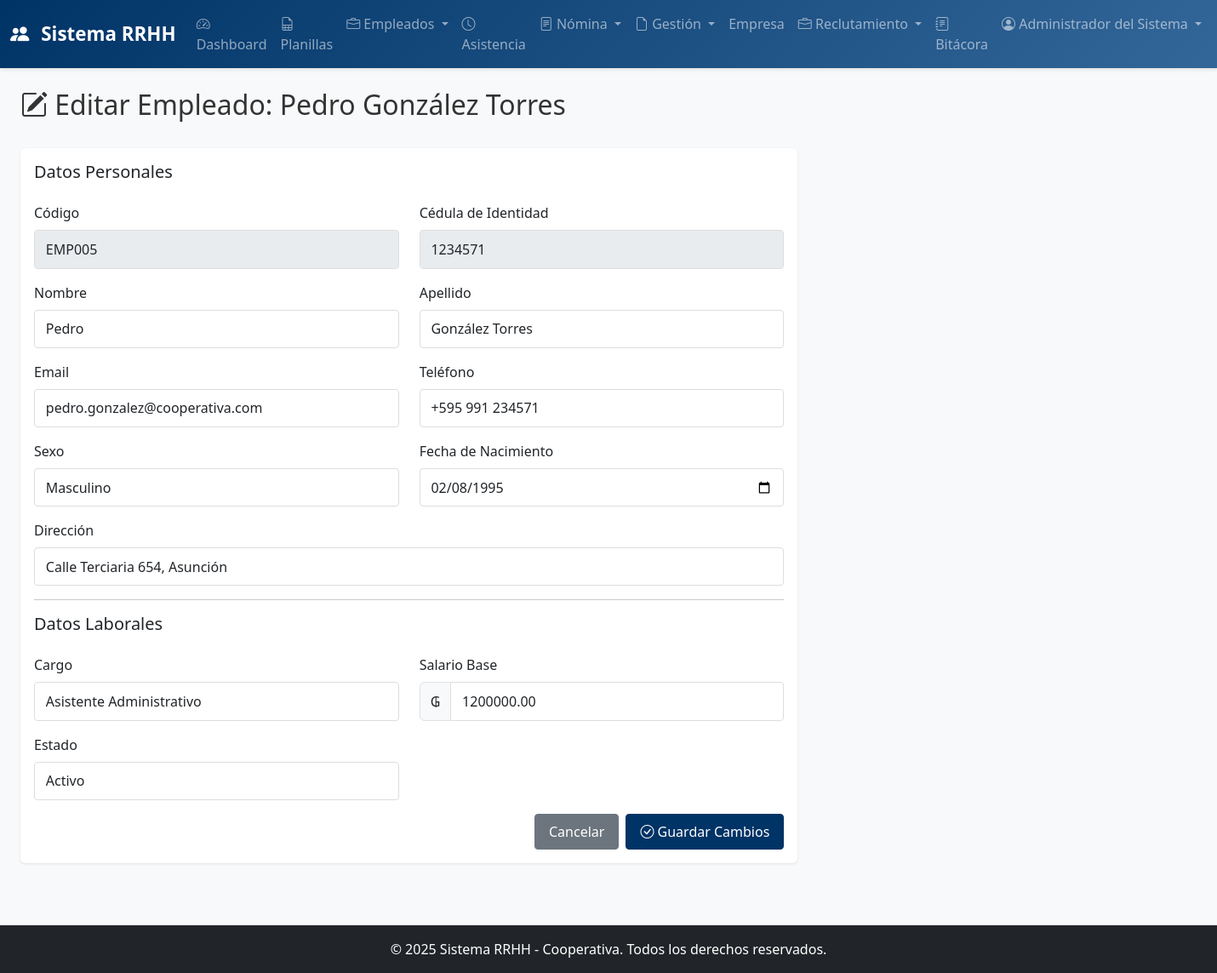
The app's page /rrhh/empleados/5/editar (signed in) with its own data.
### app/models.py (models this page shows, shortened)
class Usuario(UserMixin, db.Model):
    __tablename__ = 'usuarios'
    id = db.Column(db.Integer, primary_key=True)
    nombre_usuario = db.Column(db.String(80), unique=True, nullable=False)
    email = db.Column(db.String(120), unique=True, nullable=False)
    password_hash = db.Column(db.String(255), nullable=False)
    nombre_completo = db.Column(db.String(120), nullable=False)
    rol = db.Column(db.Enum(RoleEnum), default=RoleEnum.ASISTENTE_RRHH, nullable=False)
    activo = db.Column(db.Boolean, default=True)
    fecha_creacion = db.Column(db.DateTime, default=datetime.utcnow)
    ultimo_login = db.Column(db.DateTime)
    bitacoras = db.relationship('Bitacora', backref='usuario', lazy=True, cascade='all, delete-orphan')

class Empleado(db.Model):
    __tablename__ = 'empleados'
    id = db.Column(db.Integer, primary_key=True)
    codigo = db.Column(db.String(20), unique=True, nullable=False, index=True)
    nombre = db.Column(db.String(80), nullable=False)
    apellido = db.Column(db.String(80), nullable=False)
    ci = db.Column(db.String(20), unique=True, nullable=False)
    email = db.Column(db.String(120), unique=True)
    telefono = db.Column(db.String(20))
    cargo_id = db.Column(db.Integer, db.ForeignKey('cargos.id'), nullable=False)
    salario_base = db.Column(db.Numeric(12, 2), nullable=False)
    fecha_ingreso = db.Column(db.Date, nullable=False)
    fecha_retiro = db.Column(db.Date)
    estado = db.Column(db.Enum(EstadoEmpleadoEnum), default=EstadoEmpleadoEnum.ACTIVO)
    fecha_nacimiento = db.Column(db.Date)
    sexo = db.Column(db.String(1))  # M/F
    direccion = db.Column(db.String(255))
    fecha_creacion = db.Column(db.DateTime, default=datetime.utcnow)
    fecha_actualizacion = db.Column(db.DateTime, default=datetime.utcnow, onupdate=datetime.utcnow)
    asistencias = db.relationship('Asistencia', backref='empleado', lazy=True, cascade='all, delete-orphan')
    asistencia_eventos = db.relationship('AsistenciaEvento', backref='empleado', lazy=True, cascade='all, delete-orphan')
    permisos = db.relationship('Permiso', backref='empleado', lazy=True, cascade='all, delete-orphan')
    sanciones = db.relationship('Sancion', backref='empleado', lazy=True, cascade='all, delete-orphan')
    contratos = db.relationship('Contrato', backref='empleado', lazy=True, cascade='all, delete-orphan')
    ingresos_extras = db.relationship('IngresoExtra', backref='empleado', lazy=True, cascade='all, delete-orphan')
    descuentos = db.relationship('Descuento', backref='empleado', lazy=True, cascade='all, delete-orphan')
    liquidaciones = db.relationship('Liquidacion', backref='empleado', lazy=True, cascade='all, delete-orphan')
    vacaciones = db.relationship('Vacacion', backref='empleado', lazy=True, cascade='all, delete-orphan')
    anticipos = db.relationship('Anticipo', backref='empleado', lazy=True, cascade='all, delete-orphan')
    @property
    def nombre_completo(self):
        return f'{self.nombre} {self.apellido}'

class Cargo(db.Model):
    __tablename__ = 'cargos'
    id = db.Column(db.Integer, primary_key=True)
    nombre = db.Column(db.String(120), unique=True, nullable=False)
    descripcion = db.Column(db.Text)
    salario_base = db.Column(db.Numeric(12, 2), nullable=False)
    fecha_creacion = db.Column(db.DateTime, default=datetime.utcnow)
    empleados = db.relationship('Empleado', backref='cargo', lazy=True)

### app/routes/rrhh.py (the view, shortened to what this page needs)
@rrhh_bp.route('/empleados/<int:empleado_id>/editar', methods=['GET', 'POST'])
@login_required
@role_required(RoleEnum.RRHH)
def editar_empleado(empleado_id):
    empleado = Empleado.query.get_or_404(empleado_id)
    cargos = Cargo.query.all()
    return render_template('rrhh/editar_empleado.html', empleado=empleado, cargos=cargos)

### app/routes/rrhh.py (called while the page is built)
def role_required(*roles):
    def decorator(f):
        @wraps(f)
        def decorated_function(*args, **kwargs):
            if current_user.rol not in roles:
                flash('No tienes permiso para acceder a este módulo', 'danger')
                return redirect(url_for('main.dashboard'))
            return f(*args, **kwargs)
        return decorated_function
    return decorator

### app/templates/rrhh/editar_empleado.html (shortened to what this page needs)
{% extends "base.html" %}
{% block content %}
<div class="container-fluid">
    <div class="row mb-4">
        <div class="col-md-12">
            <h2><i class="bi bi-pencil-square"></i> Editar Empleado: {{ empleado.nombre_completo }}</h2>
        </div>
    </div>
    <div class="row">
        <div class="col-md-8">
            <div class="card">
                <div class="card-body">
                    <form method="POST" action="{{ url_for('rrhh.editar_empleado', empleado_id=empleado.id) }}">
                        <h5 class="card-title mb-4">Datos Personales</h5>
                        <div class="row mb-3">
                            <div class="col-md-6">
                                <label for="codigo" class="form-label">Código</label>
                                <input type="text" class="form-control" id="codigo" value="{{ empleado.codigo }}" disabled>
                            </div>
                            <div class="col-md-6">
                                <label for="ci" class="form-label">Cédula de Identidad</label>
                                <input type="text" class="form-control" id="ci" value="{{ empleado.ci }}" disabled>
                            </div>
                        </div>
                        <div class="row mb-3">
                            <div class="col-md-6">
                                <label for="nombre" class="form-label">Nombre</label>
                                <input type="text" class="form-control" id="nombre" name="nombre" value="{{ empleado.nombre }}" required>
                            </div>
                            <div class="col-md-6">
                                <label for="apellido" class="form-label">Apellido</label>
                                <input type="text" class="form-control" id="apellido" name="apellido" value="{{ empleado.apellido }}" required>
                            </div>
                        </div>
                        <div class="row mb-3">
                            <div class="col-md-6">
                                <label for="email" class="form-label">Email</label>
                                <input type="email" class="form-control" id="email" name="email" value="{{ empleado.email or '' }}">
                            </div>
                            <div class="col-md-6">
                                <label for="telefono" class="form-label">Teléfono</label>
                                <input type="text" class="form-control" id="telefono" name="telefono" value="{{ empleado.telefono or '' }}">
                            </div>
                        </div>
                        <div class="row mb-3">
                            <div class="col-md-6">
                                <label for="sexo" class="form-label">Sexo</label>
                                <select class="form-control" id="sexo" name="sexo">
                                    <option value="M" {% if empleado.sexo == 'M' %}selected{% endif %}>Masculino</option>
                                </select>
                            </div>
                            <div class="col-md-6">
                                <label for="fecha_nacimiento" class="form-label">Fecha de Nacimiento</label>
                                <input type="date" class="form-control" id="fecha_nacimiento" name="fecha_nacimiento"
                                       value="{{ empleado.fecha_nacimiento and empleado.fecha_nacimiento.strftime('%Y-%m-%d') or '' }}">
                            </div>
                        </div>
                        <div class="mb-3">
                            <label for="direccion" class="form-label">Dirección</label>
                            <input type="text" class="form-control" id="direccion" name="direccion" value="{{ empleado.direccion or '' }}">
                        </div>
                        <hr>
                        <h5 class="card-title mb-4">Datos Laborales</h5>
                        <div class="row mb-3">
                            <div class="col-md-6">
                                <label for="cargo_id" class="form-label">Cargo</label>
                                <select class="form-control" id="cargo_id" name="cargo_id" required>
                                    {% for cargo in cargos %}
                                    <option value="{{ cargo.id }}" {% if cargo.id == empleado.cargo_id %}selected{% endif %}>{{ cargo.nombre }}</option>
                                    {% endfor %}
                                </select>
                            </div>
                            <div class="col-md-6">
                                <label for="salario_base" class="form-label">Salario Base</label>
                                <div class="input-group">
                                    <span class="input-group-text">₲</span>
                                    <input type="number" class="form-control" id="salario_base" name="salario_base" value="{{ empleado.salario_base }}" required step="0.01">
                                </div>
                            </div>
                        </div>
                        <div class="row mb-3">
                            <div class="col-md-6">
                                <label for="estado" class="form-label">Estado</label>
                                <select class="form-control" id="estado" name="estado" required>
                                    <option value="ACTIVO" {% if empleado.estado.name == 'ACTIVO' %}selected{% endif %}>Activo</option>
                                </select>
                            </div>
                        </div>
                        <div class="d-grid gap-2 d-md-flex justify-content-md-end">
                            <a href="{{ url_for('rrhh.listar_empleados') }}" class="btn btn-secondary">Cancelar</a>
                            <button type="submit" class="btn btn-primary">
                                <i class="bi bi-check-circle"></i> Guardar Cambios
                            </button>
                        </div>
                    </form>
                </div>
            </div>
        </div>
    </div>
</div>
{% endblock %}

### app/templates/base.html (shortened to what this page needs)
<!DOCTYPE html>
<html lang="es">
<head>
    <link href="https://cdn.jsdelivr.net/npm/bootstrap@5.3.0/dist/css/bootstrap.min.css" rel="stylesheet">
    <link rel="stylesheet" href="https://cdn.jsdelivr.net/npm/bootstrap-icons@1.10.0/font/bootstrap-icons.css">
    <link href="https://cdn.datatables.net/1.13.6/css/dataTables.bootstrap5.min.css" rel="stylesheet">
    <link href="https://cdn.jsdelivr.net/npm/sweetalert2@11.7.12/dist/sweetalert2.min.css" rel="stylesheet">
    <link rel="stylesheet" href="{{ url_for('static', filename='css/style.css') }}">
</head>
<body>
    {% if current_user.is_authenticated %}
    <nav class="navbar navbar-expand-lg navbar-dark bg-dark">
        <div class="container-fluid">
            <a class="navbar-brand" href="{{ url_for('main.dashboard') }}">
                <i class="bi bi-people-fill"></i> Sistema RRHH
            </a>
            <div class="collapse navbar-collapse" id="navbarNav">
                <ul class="navbar-nav ms-auto">
                    <li class="nav-item">
                        <a class="nav-link" href="{{ url_for('main.dashboard') }}">
                            <i class="bi bi-speedometer2"></i> Dashboard
                        </a>
                    </li>
                    <li class="nav-item">
                        <a class="nav-link" href="{{ url_for('rrhh.planillas_mtess') }}">
                            <i class="bi bi-file-earmark-spreadsheet"></i> Planillas
                        </a>
                    </li>
                    {% if current_user.rol.name == 'RRHH' %}
                    <li class="nav-item dropdown">
                        <a class="nav-link dropdown-toggle" href="#" role="button" data-bs-toggle="dropdown">
                            <i class="bi bi-briefcase"></i> Empleados
                        </a>
                    </li>
                    <li class="nav-item">
                        <a class="nav-link" href="{{ url_for('rrhh.ver_asistencia') }}">
                            <i class="bi bi-clock"></i> Asistencia
                        </a>
                    </li>
                    <li class="nav-item dropdown">
                        <a class="nav-link dropdown-toggle" href="#" role="button" data-bs-toggle="dropdown">
                            <i class="bi bi-file-text"></i> Nómina
                        </a>
                    </li>
                    <li class="nav-item dropdown">
                        <a class="nav-link dropdown-toggle" href="#" role="button" data-bs-toggle="dropdown">
                            <i class="bi bi-file-earmark"></i> Gestión
                        </a>
                    </li>
                    <li class="nav-item">
                        <a class="nav-link" href="{{ url_for('rrhh.ver_empresa') }}">
                            Empresa
                        </a>
                    </li>
                    <li class="nav-item dropdown">
                        <a class="nav-link dropdown-toggle" href="#" role="button" data-bs-toggle="dropdown">
                            <i class="bi bi-briefcase"></i> Reclutamiento
                        </a>
                    </li>
                    <li class="nav-item">
                        <a class="nav-link" href="{{ url_for('rrhh.ver_bitacora') }}">
                            <i class="bi bi-journal-text"></i> Bitácora
                        </a>
                    </li>
                    {% else %}
                    <li class="nav-item">
                        <a class="nav-link" href="{{ url_for('rrhh.ver_asistencia') }}">
                            <i class="bi bi-clock"></i> Asistencia
                        </a>
                    </li>
                    {% endif %}
                    <li class="nav-item dropdown">
                        <a class="nav-link dropdown-toggle" href="#" role="button" data-bs-toggle="dropdown">
                            <i class="bi bi-person-circle"></i> {{ current_user.nombre_completo }}
                        </a>
                    </li>
                </ul>
            </div>
        </div>
    </nav>
    {% endif %}
    <main class="{% if current_user.is_authenticated %}container-fluid mt-4{% endif %}">
        {% block content %}{% endblock %}
    </main>
    <footer class="bg-dark text-white text-center py-3 mt-5">
        <p class="mb-0">&copy; 2025 Sistema RRHH - Cooperativa. Todos los derechos reservados.</p>
    </footer>
</body>
</html>

### app/static/css/style.css (style rules this page uses)
:root { --primary-color: #003366; --secondary-color: #336699; --success-color: #28a745; --danger-color: #dc3545; --warning-color: #ffc107; --info-color: #17a2b8; }
body { font-family: 'Segoe UI', Tahoma, Geneva, Verdana, sans-serif; background-color: #f8f9fa; color: #333; }
.navbar { background: linear-gradient(135deg, var(--primary-color) 0%, var(--secondary-color) 100%); box-shadow: 0 2px 4px rgba(0, 0, 0, 0.1); }
.navbar-brand { font-weight: 600; font-size: 1.4rem; }
.navbar-brand i { margin-right: 8px; }
.card { border: none; box-shadow: 0 1px 3px rgba(0, 0, 0, 0.1); margin-bottom: 1.5rem; transition: transform 0.2s, box-shadow 0.2s; }
.btn { padding: 0.5rem 1rem; border-radius: 4px; font-weight: 500; transition: all 0.3s ease; }
.btn-primary { background-color: var(--primary-color); border-color: var(--primary-color); }
.form-control, .form-select { border: 1px solid #ddd; border-radius: 4px; padding: 0.6rem 0.8rem; transition: border-color 0.3s, box-shadow 0.3s; }
footer { margin-top: 5rem; border-top: 1px solid #ddd; }
.card { animation: fadeIn 0.3s ease-out; }

### records on screen
Usuario: nombre_completo "Administrador del Sistema"
Empleado: nombre_completo "Pedro González Torres", codigo "EMP005", ci "1234571", nombre "Pedro", apellido "González Torres", email "pedro.gonzalez@cooperativa.com", telefono "+595 991 234571", sexo "Masculino", fecha_nacimiento "02/08/1995", direccion "Calle Terciaria 654, Asunción", cargo_id "Asistente Administrativo", salario_base "1200000.00", estado "Activo"
